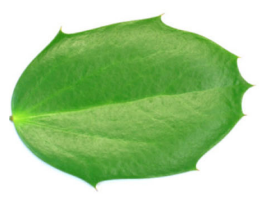
#> input picture PIA/hojaOriginal.PNG, 264 x 201 px, found by its file name
$ python 'PÏA.py'
#> lines starting #> are read from the running program, lines starting #| are printed output that depends on the picture; after the words box and inside, x2 and y2 are one past the last pixel; in counts of white or black regions, pixels touching at a corner belong together
import cv2
import numpy as np
import matplotlib.pyplot as plt

# Paso 1: Cargar la imagen
image = cv2.imread('hojaOriginal.png')  # Reemplaza con la ruta de tu imagen
#> image is the input picture: shape (201, 264, 3); mean B, G, R 149.7, 205.5, 168.6

# Paso 2: Convertir la imagen a escala de grises
gray_image = cv2.cvtColor(image, cv2.COLOR_BGR2GRAY)
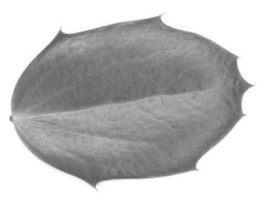
#> gray_image: shape (201, 264); min 94, max 255, mean 188.1

# Paso 3: Calcular el histograma de la imagen en escala de grises
histogram, bin_edges = np.histogram(gray_image, bins=240, range=(0, 240))
#> histogram = 240 values, max 652 at index 120, min 0 at index 0, mean 126.1; bin_edges = 241 values from 0 to 240

# Paso 4: Ignorar el fondo (valor 255) en el histograma
# histogram[255] = 0  # Excluir el fondo blanco

# Paso 5: Encontrar lambda_min (donde el histograma supera los 10 píxeles)
lambda_min = np.argmax(histogram > 5)  # El primer valor donde hay más de 10 píxeles
#> lambda_min = 96
print("lambda minima: ",lambda_min)
#| lambda minima:  96

# Paso 6: Encontrar lambda_max (donde el histograma cae por debajo de 10 píxeles)
lambda_max = len(histogram) - np.argmax(histogram[::-1] > 5) - 1  # El último valor donde hay más de 10 píxeles
#> lambda_max = 239
print("lamba maxima: ",lambda_max)
#| lamba maxima:  239

# Paso 7: Binarización automática utilizando los nuevos lambda_min y lambda_max
binary_image = np.where((gray_image >= lambda_min) & (gray_image <= lambda_max), 1, 0).astype(np.uint8) * 255
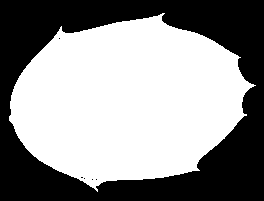
#> binary_image: shape (201, 264); 57% white; 6 black regions (5 under 20 px), largest, box (x1, y1, x2, y2) and area: (0, 0, 264, 201) 22831

# Paso 8: Usamos np.nonzero para encontrar los píxeles que no son fondo (es decir, píxeles diferentes de 0)
non_zero_pixels = np.nonzero(binary_image)
#> non_zero_pixels = 30227 positions, rows 13 to 191, columns 9 to 255

# Paso 3: Encontrar los límites de recorte (A, C, B, D)
A = np.min(non_zero_pixels[0])  # Límite superior (primer píxel no cero en filas)
#> A = 13
C = np.max(non_zero_pixels[0])  # Límite inferior (último píxel no cero en filas)
#> C = 191
B = np.min(non_zero_pixels[1])  # Límite izquierdo (primer píxel no cero en columnas)
#> B = 9
D = np.max(non_zero_pixels[1])  # Límite derecho (último píxel no cero en columnas)
#> D = 255

print("A: ",A,"\nB: ",B,"\nC: ",C,"\nD: ",D)
#| A:  13
#| B:  9
#| C:  191
#| D:  255

# Paso 9: Recortar la imagen original utilizando los límites encontrados
cropped_image = binary_image[A:C+1, B:D+1]
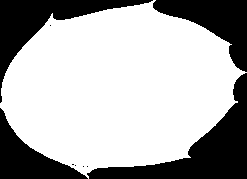
#> cropped_image: shape (179, 247); 68.4% white; 9 black regions (5 under 20 px), largest, box (x1, y1, x2, y2) and area: (87, 73, 247, 179) 5025, (0, 0, 153, 103) 3542, (153, 0, 247, 72) 2978, (0, 108, 88, 179) 2435

# PASO NUEVO: Crear el histograma de la proyección Top (de B a D)
top_projection = []

# Recorremos de B a D para la proyección Top
for col in range(B, D + 1):
    # Para cada columna, buscamos el primer píxel blanco (255) desde arriba
    for row in range(cropped_image.shape[0]):
        if cropped_image[row, col - B] == 255:
            top_projection.append(row)  # Guardamos la posición del primer píxel blanco
            break
    else:
        # Si no encontramos un píxel blanco, agregamos el valor de la altura total
        top_projection.append(cropped_image.shape[0])

# PASO NUEVO: Crear el histograma de la proyección Left (de A a C)
left_projection = []

# Recorremos de A a C para la proyección Left
for row in range(A, C + 1):
    # Para cada fila, buscamos el primer píxel blanco (255) desde la izquierda
    for col in range(cropped_image.shape[1]):
        if cropped_image[row - A, col] == 255:
            left_projection.append(col)  # Guardamos la posición del primer píxel blanco
            break
    else:
        # Si no encontramos un píxel blanco, agregamos el valor del ancho total
        left_projection.append(cropped_image.shape[1])

# PASO NUEVO: Crear el histograma de la proyección Bottom (de B a D)
bottom_projection = []

# Recorremos de B a D para la proyección Bottom
for col in range(B, D + 1):
    # Para cada columna, buscamos el último píxel blanco (255) desde arriba hacia abajo
    for row in range(cropped_image.shape[0] - 1, -1, -1):  # Recorremos desde la parte inferior hacia arriba
        if cropped_image[row, col - B] == 255:
            bottom_projection.append(row)  # Guardamos la posición del último píxel blanco
            break
    else:
        # Si no encontramos un píxel blanco, agregamos el valor de 0 (ningún píxel blanco encontrado)
        bottom_projection.append(0)

# PASO NUEVO: Crear el histograma de la proyección Bottom (de B a D)
right_projection = []

# Recorremos de A a C para la proyección Bottom
for row in range(A, C + 1):
    # Para cada fila, buscamos el último píxel blanco (255) de derecha a izquierda
    for col in range(cropped_image.shape[1] - 1, -1, -1):  # Recorremos desde la parte derecha hacia izquierda
        if cropped_image[row - A, col] == 255:
            right_projection.append(col)  # Guardamos la posición del último píxel blanco
            break
    else:
        # Si no encontramos un píxel blanco, agregamos el valor de 0 (ningún píxel blanco encontrado)
        right_projection.append(0)

# Paso 8: Mostrar el histograma que excluye el fondo
plt.figure()
plt.title("Histograma de Píxeles (excluyendo fondo blanco)")
plt.xlabel("Valor de Intensidad")
plt.ylabel("Número de píxeles")
plt.xlim([0, 255])  # Solo queremos ver los valores de 0 a 255
plt.plot(bin_edges[0:-1], histogram)  # Excluyendo el último valor para evitar desbordamientos
plt.show()
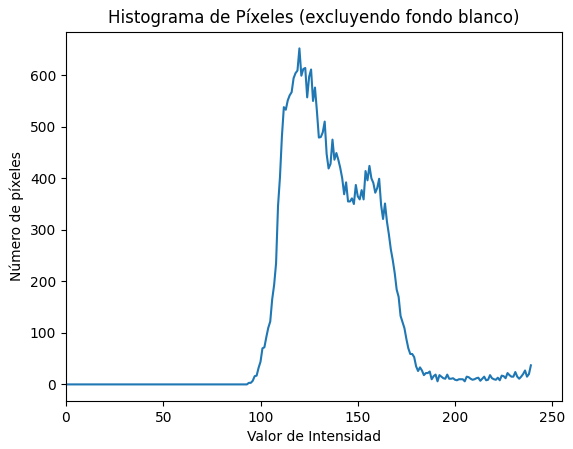
#> figure drawn by matplotlib, 1 panel; curve peaks at x = 120, y = 652

# Mostrar las imágenes
cv2.imshow('Imagen Original', image)
cv2.imshow('Imagen en Blanco y Negro', gray_image)
cv2.imshow('Imagen Binarizada', binary_image)
cv2.imshow('Imagen Recortada', cropped_image)

"""
# Graficar la proyección Top
plt.figure()
plt.title("Proyección desde Arriba (Top View)")
plt.xlabel("Columna")
plt.ylabel("Primera posición del píxel blanco")
plt.plot(range(B, D + 1), top_projection)
plt.show()

# Graficar la proyección Left
plt.figure()
plt.title("Proyección desde la Izquierda (Left View)")
plt.xlabel("Fila")
plt.ylabel("Primera posición del píxel blanco")
plt.plot(range(A, C + 1), left_projection)
plt.show()

# Graficar la proyección Bottom
plt.figure()
plt.title("Proyección desde Abajo (Bottom View)")
plt.xlabel("Columna")
plt.ylabel("Última posición del píxel blanco")
plt.plot(range(B, D + 1), bottom_projection)
plt.show()

# Graficar la proyección Right
plt.figure()
plt.title("Proyección desde la Derecha (Right View)")
plt.xlabel("Fila")
plt.ylabel("Última posición del píxel blanco")
plt.plot(range(A, C + 1), right_projection)
plt.show()
"""

# Subplot 1: Top
plt.subplot(2, 2, 1)
plt.plot(top_projection, color='blue')
plt.title('Top View')

# Subplot 2: Left
plt.subplot(2, 2, 2)
plt.plot(left_projection, color='green')
plt.title('Left View')

# Subplot 3: Bottom
plt.subplot(2, 2, 3)
plt.plot(bottom_projection, color='red')
plt.title('Bottom View')

# Subplot 4: Right
plt.subplot(2, 2, 4)
plt.plot(right_projection, color='orange')
plt.title('Right View')

plt.tight_layout()
plt.show()
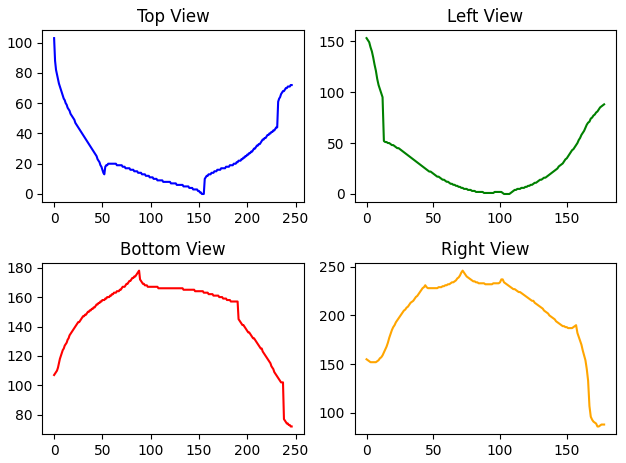
#> figure drawn by matplotlib, 4 panels; panel 1: curve peaks at x = 0, y = 103; panel 2: curve peaks at x = 0, y = 153; panel 3: curve peaks at x = 88, y = 178; panel 4: curve peaks at x = 72, y = 246

# Unir los perfiles en el orden: Arriba -> Izquierda -> Abajo -> Derecha
perfil_continuo = np.concatenate((top_projection, right_projection, bottom_projection, left_projection))

# Crear un gráfico de línea del perfil AVP continuo
plt.figure(figsize=(10, 4))
plt.plot(perfil_continuo, color='blue', lw=1)
plt.title("Perfil AVP Continuo de la Hoja")
plt.xlabel("Puntos del contorno")
plt.ylabel("Distancia al borde")
plt.grid(True)
plt.show()
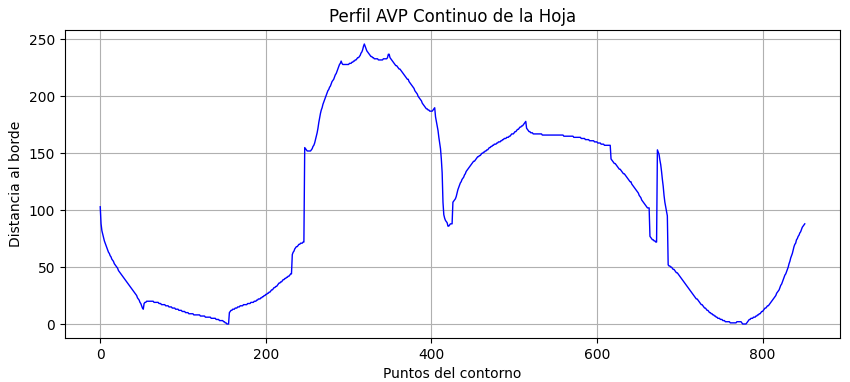
#> figure drawn by matplotlib, 1 panel; curve peaks at x = 319, y = 246

cv2.waitKey(0)
cv2.destroyAllWindows()
